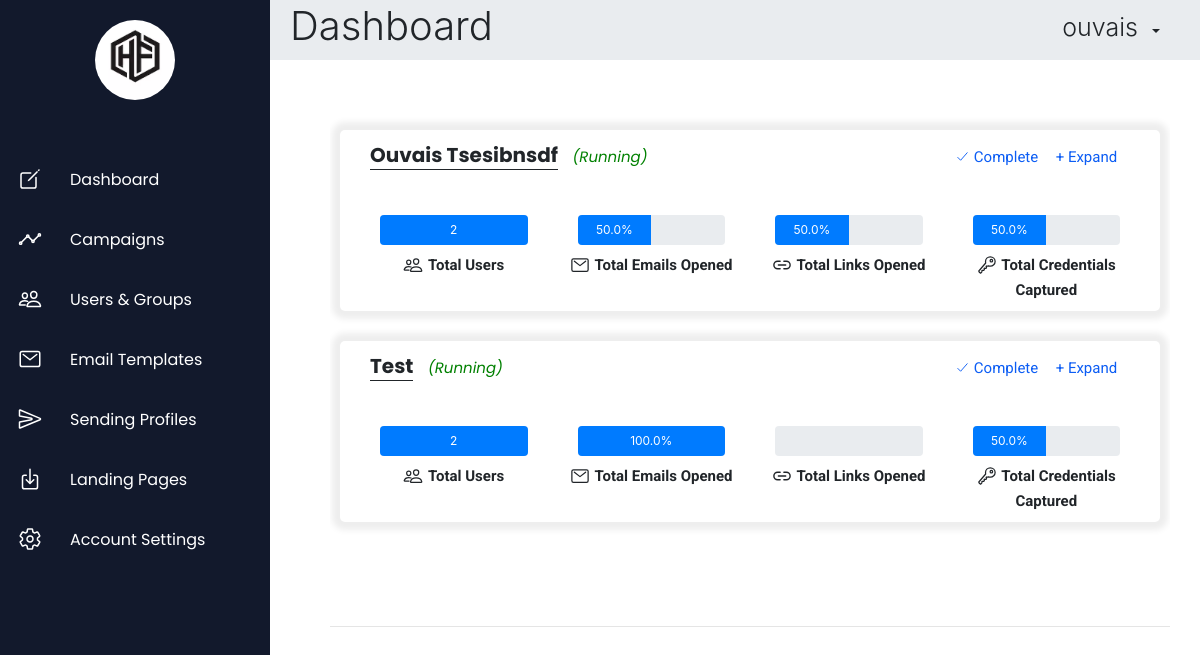
The page /dashboard (signed in) on the database its author committed.
### App/models.py (models this page shows)
class TimeStampMixin(models.Model):
    class Meta:
        abstract = True
    created_on = models.DateTimeField(auto_now_add=True)
    modified_on = models.DateTimeField(auto_now=True)

class Targets(TimeStampMixin):
    id = models.AutoField(primary_key=True)
    firstName=models.CharField(max_length=50)
    lastName=models.CharField(max_length=50)
    email=models.CharField(max_length=100, unique=True)
    position = models.CharField(max_length=50)
    userId = models.ForeignKey(User, on_delete=models.CASCADE, db_column='user_id')

class Campaign(TimeStampMixin):
    campId = models.AutoField(primary_key=True)
    campaignName = models.CharField(max_length=50)
    emailTemplate = models.IntegerField()
    landingPage = models.IntegerField()
    sendingProfile = models.IntegerField()
    group = models.IntegerField()
    campaignStatus = models.CharField(max_length=50, default="Created")
    users = models.ManyToManyField(Targets, through='CampaignResults')
    userId = models.ForeignKey(User, on_delete=models.CASCADE, db_column='user_id')

### App/views.py (the view)
# urls.py: path('dashboard',views.dashboard, name="dashboard"),
def dashboard(request):
    if request.session.has_key('id'):
        id = request.session['id']
        data = []
        campaign_obj = Campaign.objects.filter(campaignStatus="Running", userId=id)
        for obj in campaign_obj:
            ug_obj = UserGroups.objects.get(groupId=obj.group)
            no_email_opened = CampaignResults.objects.filter(campaign_id=obj.campId, userEmailStatus=True).count()
            no_user_click = CampaignResults.objects.filter(campaign_id=obj.campId, userClickStatus=True).count()
            no_captured_creds = CampaignResults.objects.filter(campaign_id=obj.campId, userCredStatus=True).count()
            p1 = (no_email_opened/ug_obj.totalUsers) * 100
            p2 = (no_user_click/ug_obj.totalUsers) * 100
            p3 = (no_captured_creds/ug_obj.totalUsers) * 100
            c = [obj.campId, obj.campaignName, obj.campaignStatus, ug_obj.totalUsers, p1, p2, p3]
            campresult = CampaignResults.objects.filter(campaign=obj.campId)
            users = []
            for cr in campresult:
                a = Targets.objects.get(id=cr.user_id)
                fullname = a.firstName + " " + a.lastName
                user = [fullname,a.email,cr.userEmailStatus,cr.userClickStatus,cr.userCredStatus]
                users.append(user)
            c.append(users)
            data.append(c)
        return render(request, "dashboard.html", context={ "title": "Dashboard - Human Firewall", "header": "Dashboard", "data": data })
    else:
        messages.info(request, 'Kindly Login To Continue')
        return redirect("login")

### templates/dashboard.html (shortened to what this page needs)
{% extends 'base.html' %}
{% block content %}
    <div class="container-fluid content">
        <div class="rc-dashboard">
        {% if data %}
            {% for d in data %}
                <div class="container-fluid rc-graphical-details">
                    <div id="rc-header-row {{ d.0 }}" class="row">
                        <div class="col-12 rc-header">
                            <b class="title">{{ d.1 }}</b>
                            <i class="status">({{ d.2 }})</i>
                            <button type="button" class="btn btn-primary expand" onclick="toggleRunningCampaignDetails(this, '{{ d.0 }}');">+ Expand</button>
                            <button type="button" class="btn btn-primary complete" onclick="completeCampaign(this.parentElement, false);"><ion-icon name="checkmark-outline"></ion-icon> Complete</button>
                        </div>
                    </div>
                    <div id="rc-stats-row {{ d.0 }}" class="row">
                        <div class="col-3 rc-stats text-center">
                            <div class="progress">
                                <div class="progress-bar" role="progressbar" style="width: 100%;" aria-valuemin="0" aria-valuemax="100">{{ d.3 }}</div>
                            </div>
                            <div class="progress-bar-header">
                                <span><ion-icon name="people-outline"></ion-icon> <b>Total Users</b></span>
                            </div>
                        </div>
                        <div class="col-3 rc-stats text-center">
                            <div class="progress">
                            <div class="progress-bar" role="progressbar" style="width: {{ d.4 }}%" aria-valuemin="0" aria-valuemax="100">{{ d.4 }}%</div>
                            </div>
                            <div class="progress-bar-header">
                                <span><ion-icon name="mail-outline"></ion-icon> <b>Total Emails Opened</b></span>
                            </div>
                        </div>
                        <div class="col-3 rc-stats text-center">
                            <div class="progress">
                                <div class="progress-bar" role="progressbar" style="width: {{ d.5 }}%" aria-valuemin="0" aria-valuemax="100">{{ d.5 }}%</div>
                            </div>
                            <div class="progress-bar-header">
                                <span><ion-icon name="link-outline"></ion-icon> <b>Total Links Opened</b></span>
                            </div>
                        </div>
                        <div class="col-3 rc-stats text-center">
                            <div class="progress">
                                <div class="progress-bar" role="progressbar" style="width: {{ d.6 }}%" aria-valuemin="0" aria-valuemax="100">{{ d.6 }}%</div>
                            </div>
                            <div class="progress-bar-header">
                                <span><ion-icon name="key-outline"></ion-icon> <b>Total Credentials Captured</b></span>
                            </div>
                        </div>
                    </div>
                </div>
            {% endfor %}
        {% endif %}
        </div>
        <hr>
    </div>
{% endblock %}

### templates/base.html (shortened to what this page needs)
{% load static %}
<!DOCTYPE html>
<html>
    <head>
        <link rel="stylesheet" type="text/css" href="{% static 'css/base.css' %}">
        <link rel="stylesheet" href="https://stackpath.bootstrapcdn.com/bootstrap/4.5.2/css/bootstrap.min.css">
    </head>
    <body>
        <div id="main">
            <div class="navigation">
                <div class="nav-brand">
                    <img src="{% static 'images/HF.png' %}">
                </div>
                <div class="nav-list">
                    <ul>
                        <li>
                            <a class="options" href="{% url 'dashboard' %}">
                                <span class="span-icon"><ion-icon class="icon" name="create-outline"></ion-icon></span>
                                <span class="title">Dashboard</span>
                            </a>
                        </li>
                        <li>
                            <a class="options" href="{% url 'campaign' %}">
                                <span class="span-icon"><ion-icon class="icon" name="analytics-outline"></ion-icon></span>
                                <span class="title">Campaigns</span>
                            </a>
                        </li>
                        <li>
                            <a class="options" href="{% url 'usergroups' %}">
                                <span class="span-icon"><ion-icon class="icon" name="people-outline"></ion-icon></span>
                                <span class="title">Users & Groups</span>
                            </a>
                        </li>
                        <li>
                            <a class="options" href="{% url 'emailtemp' %}">
                                <span class="span-icon"><ion-icon class="icon" name="mail-outline"></ion-icon></span>
                                <span class="title">Email Templates</span>
                            </a>
                        </li>
                        <li>
                            <a class="options" href="{% url 'sendingprofile' %}">
                                <span class="span-icon"><ion-icon class="icon" name="send-outline"></ion-icon></span>
                                <span class="title">Sending Profiles</span>
                            </a>
                        </li>
                        <li>
                            <a class="options" href="{% url 'landingpage' %}">
                                <span class="span-icon"><ion-icon class="icon" name="download-outline"></ion-icon></span>
                                <span class="title">Landing Pages</span>
                            </a>
                        </li>
                        <li>
                            <a class="options" href="{% url 'accountsettings' %}">
                                <span class="span-icon"><ion-icon class="icon" name="settings-outline"></ion-icon></span>
                                <span class="title">Account Settings</span>
                            </a>
                        </li>
                    </ul>
                </div>
            </div>
            <div class="header-container">
                <h1 class="display-4 header">{{ header }}</h1>
                <div class="btn-group user">
                    <h1 class="display-4">{{ request.session.username }}</h1>
                    <button type="button" class="btn dropdown-toggle dropdown-toggle-split" data-toggle="dropdown" aria-haspopup="true" aria-expanded="false"></button>
                </div>
            </div>
            {% block content %}
            {% endblock %}
        </div>
    </body>
</html>

### static/css/base.css (style rules this page uses)
* { margin: 0; padding: 0; box-sizing: border-box; }
body { min-height: 100vh; }
img { border-radius: 50px; border: 2px solid white; width: 45px; height: 45px; transition: 0.5s; }
.navigation { position: fixed; font-family: 'Poppins', sans-serif; width: 60px; height: 100%; background: #12192C; transition: 0.5s; overflow: hidden; text-align: center; z-index: 1; }
.nav-brand { margin-top: 20px; align-items: center; transition: 0.5s; }
.navigation ul { position: relative; top: 50px; left: 0; width: 100%; }
.navigation ul li { position: relative; width: 100%; list-style: none; }
.navigation ul li a { position: relative; width: 100%; display: flex; text-decoration: none; color: #fff; }
.navigation ul li a .span-icon { position: relative; display: block; min-width: 60px; height: 60px; line-height: 60px; text-align: center; }
.navigation ul li a .span-icon .icon { font-size: 24px; padding-top: 17px; }
.navigation ul li a .title { position: relative; display: block; padding: 0 10px; height: 60px; line-height: 60px; text-align: start; white-space: nowrap; }
.container-fluid.content { margin-top: 50px; margin-left: 60px; padding-left: 60px; padding-right: 60px; transition: 0.5s; width: 95%; }
.options { cursor: pointer; }
.rc-dashboard { display: block; padding: 0 10px; height: 500px; width: 100%; overflow: auto; }
.rc-graphical-details { border-radius: 5px; box-shadow: 0 0 6px 8px rgba(0, 0, 0, 0.07); margin: 20px 0; padding-top: 10px; }
.rc-graphical-details .row { margin-bottom: 30px; margin-left: auto; margin-right: auto; }
.rc-graphical-details .row .rc-header .title { font-size: 20px; font-family: 'Poppins', sans-serif; border-bottom: 1px solid; }
.rc-graphical-details .row .rc-header .status { margin-left: 10px; font-size: 15px; font-family: 'Poppins', sans-serif; color: green; }
.rc-graphical-details .row .rc-header .expand { position: absolute; font-family: 'Roboto', sans-serif; font-size: 15px; right: 2%; background-color: #fff; color: #0C5DF4; border: none; }
.rc-graphical-details .row .rc-header .complete { position: absolute; font-family: 'Roboto', sans-serif; font-size: 15px; right: 12%; background-color: #fff; color: #0C5DF4; border: none; }
.rc-graphical-details .row .rc-header .complete ion-icon { position: relative; top: 2px; }
.rc-graphical-details .row .rc-stats { margin: 10px auto; }
.rc-graphical-details .row .rc-stats .progress { margin: 5px 10px; height: 30px; }
.rc-graphical-details .row .rc-stats .progress-bar-header ion-icon { position: relative; top: 5px; font-size: 20px; }
.rc-graphical-details .row .rc-stats .progress-bar-header b { font-family: 'Roboto', sans-serif; font-size: 15px; }
#main .header-container { height: 60px; margin-left: 60px; display: grid; background-color: #e9ecef; align-items: center; transition: 0.5s; }
#main .header-container .display-4.header { padding-left: 20px; font-size: 40px; }
#main .header-container .btn-group.user { position: absolute; right: 30px; top: 12px; font-size: 25px; }
#main .header-container .btn-group.user .display-4 { font-size: 25px; margin-right: 5px; }
#main .header-container .btn-group.user .btn { box-shadow: none; height: 25px; }

### rows shown on the page
Targets: session.username "ouvais"
Campaign: campaignName "Ouvais Tsesibnsdf", campaignStatus "Running"
Campaign: campaignName "Test", campaignStatus "Running"

### other values the page prints
{{ header }} "Dashboard"
{{ d.3 }} "2" "2"
{{ d.4 }} "50.0" "100.0"
{{ d.5 }} "50.0"
{{ d.6 }} "50.0" "50.0"
